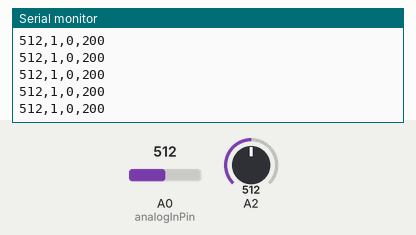
A sketch run on a simulated Arduino Uno, built with avr-gcc and run on an emulated ATmega328P. Shown: the last lines printed to the serial monitor. The test bench sets the inputs (shaded band); at power-on: A0 (analogInPin) = 512, A2 = 512.

Above: at 1.2 s.
1.3 s: A0 (analogInPin) set to 716
At 1.43 s:
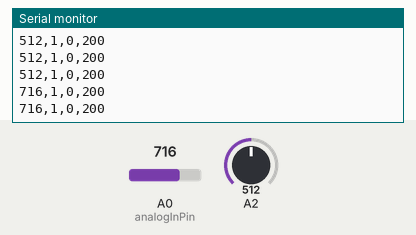
2.8 s: A2 set to 716
At 2.85 s:
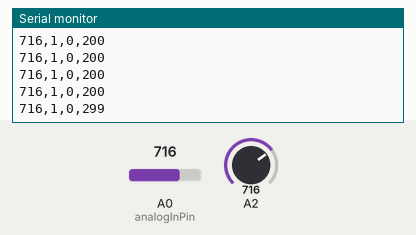
4.3 s: A0 (analogInPin) set to 900
At 4.37 s:
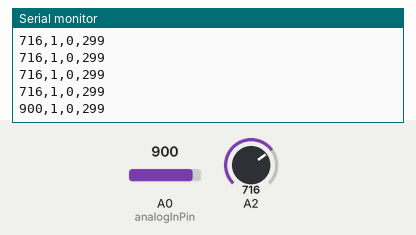
5.8 s: A2 set to 900
At 5.89 s:
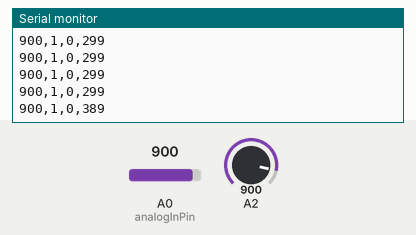
Timing chart, 0 to 8.3 s (numbered marks = the images above; inputs shaded):
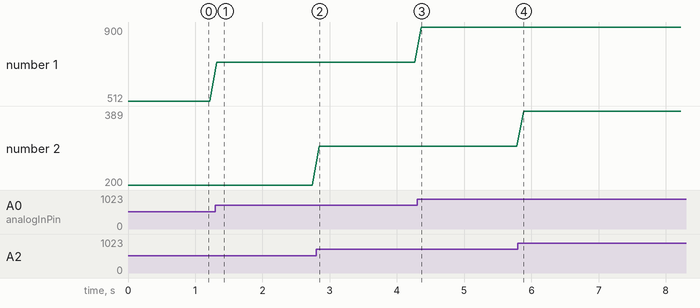

The sketch:

ADXL345.ino
```cpp
#include <SPI.h>
#include <stdio.h>

int CS=10;
char POWER_CTL = 0x2D;	//Power Control Register
char DATA_FORMAT = 0x31;
char DATAX0 = 0x32;	//X-Axis Data 0
char DATAX1 = 0x33;	//X-Axis Data 1
char DATAY0 = 0x34;	//Y-Axis Data 0
char DATAY1 = 0x35;	//Y-Axis Data 1
char DATAZ0 = 0x36;	//Z-Axis Data 0
char DATAZ1 = 0x37;	//Z-Axis Data 1
//regirster values
char values[10];
int x,y,z,outputValue;
float xg,yg,zg;
int freefall, pos;
double temp;

String data,tmp;

void setup(){
  SPI.begin();
  SPI.setDataMode(SPI_MODE3);
  Serial.begin(9600);
  const int analogInPin = A0;

  pinMode(CS, OUTPUT);
  //Before communication starts, the Chip Select pin needs to be set high.
  digitalWrite(CS, HIGH);
  //Put the ADXL345 into +/- 4G range by writing the value 0x01 to the DATA_FORMAT register.
  writeRegister(DATA_FORMAT, 0x01);
  //Put the ADXL345 into Measurement Mode by writing 0x08 to the POWER_CTL register.
  writeRegister(POWER_CTL, 0x08);  //Measurement mode
}

void loop(){
//Reading accelerometer registers
  readRegister(DATAX0, 6, values);
  x = ((int)values[1]<<8)|(int)values[0];
  y = ((int)values[3]<<8)|(int)values[2];
  z = ((int)values[5]<<8)|(int)values[4];
  //converting to multiples of G
  xg = x * 0.0078;
  yg = y * 0.0078;
  zg = z * 0.0078;
 //freefall detection
 if ((zg < 0.2 && zg > -0.2) && (yg < 0.2 && yg > -0.2) && (xg < 0.2 && xg > -0.2))
    freefall = 1;
 else
    freefall = 0;
 //body position detection
 if (xg > 0.3 || xg < -0.3)
     pos = 1;
 else
     pos = 0;

   outputValue = analogRead(A0);

   temp = (analogRead(A2) * .004882814);
   temp = (temp - .5) * 100;

  //String = sprintf("%d,%d,%d,%d",outputValue,freefall,pos,temp);
  data = String(outputValue,DEC);
  data = String(data + ",");
  tmp = String(freefall,DEC);
  tmp = String(tmp+",");
  data = String(data + tmp);
  tmp = String(pos,DEC);
  tmp = String(tmp+",");
  data = String(data + tmp);
  int t = (int)temp;
  tmp = String(t,DEC);
  data = String(data + tmp);

 // data = String(data + freefall);
  Serial.println(data);
  delay(100);
}

//This function will write a value to a register on the ADXL345.
//Parameters:
//  char registerAddress - The register to write a value to
//  char value - The value to be written to the specified register.
void writeRegister(char registerAddress, char value){
  //Set Chip Select pin low to signal the beginning of an SPI packet.
  digitalWrite(CS, LOW);
  //Transfer the register address over SPI.
  SPI.transfer(registerAddress);
  //Transfer the desired register value over SPI.
  SPI.transfer(value);
  //Set the Chip Select pin high to signal the end of an SPI packet.
  digitalWrite(CS, HIGH);
}

//This function will read a certain number of registers starting from a specified address and store their values in a buffer.
//Parameters:
//  char registerAddress - The register addresse to start the read sequence from.
//  int numBytes - The number of registers that should be read.
//  char * values - A pointer to a buffer where the results of the operation should be stored.
void readRegister(char registerAddress, int numBytes, char * values){
  //Since we're performing a read operation, the most significant bit of the register address should be set.
  char address = 0x80 | registerAddress;
  //If we're doing a multi-byte read, bit 6 needs to be set as well.
  if(numBytes > 1)address = address | 0x40;

  //Set the Chip select pin low to start an SPI packet.
  digitalWrite(CS, LOW);
  //Transfer the starting register address that needs to be read.
  SPI.transfer(address);
  //Continue to read registers until we've read the number specified, storing the results to the input buffer.
  for(int i=0; i<numBytes; i++){
    values[i] = SPI.transfer(0x00);
  }
  //Set the Chips Select pin high to end the SPI packet.
  digitalWrite(CS, HIGH);
}
```

Measured:
- after the input at 1.3 s, the serial monitor: prints a new line at once (image 1)
- after the input at 2.8 s, the serial monitor: prints a new line at once (image 2)
- after the input at 4.3 s, the serial monitor: prints a new line after 0.06 s (image 3)
- after the input at 5.8 s, the serial monitor: prints a new line after 0.09 s (image 4)
- plotted number 1: 512 → 716 after the input at 1.3 s, 716 → 900 after the input at 4.3 s
- plotted number 2: 200 → 299 after the input at 2.8 s, 299 → 389 after the input at 5.8 s
